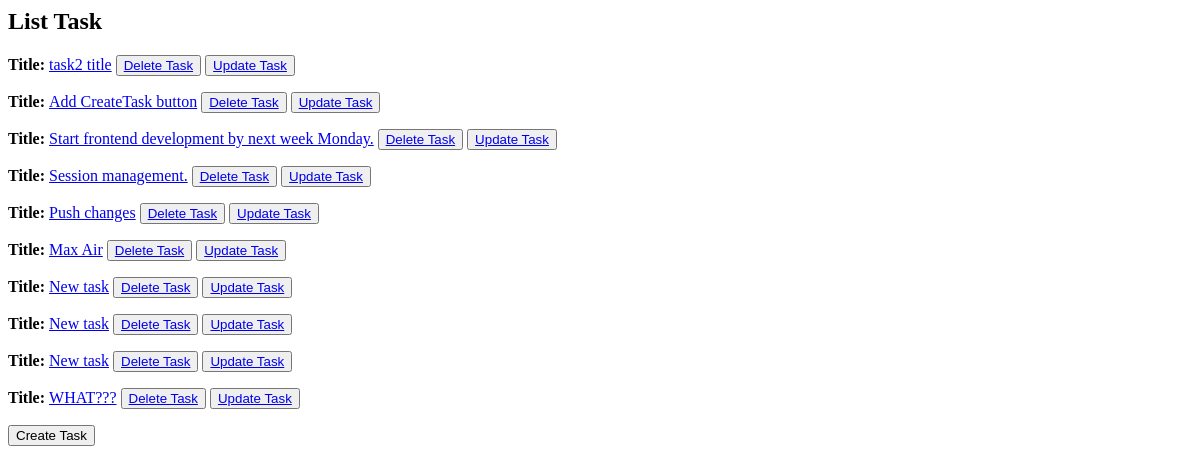
Page /tasks/ (signed in) on the earlier database version.
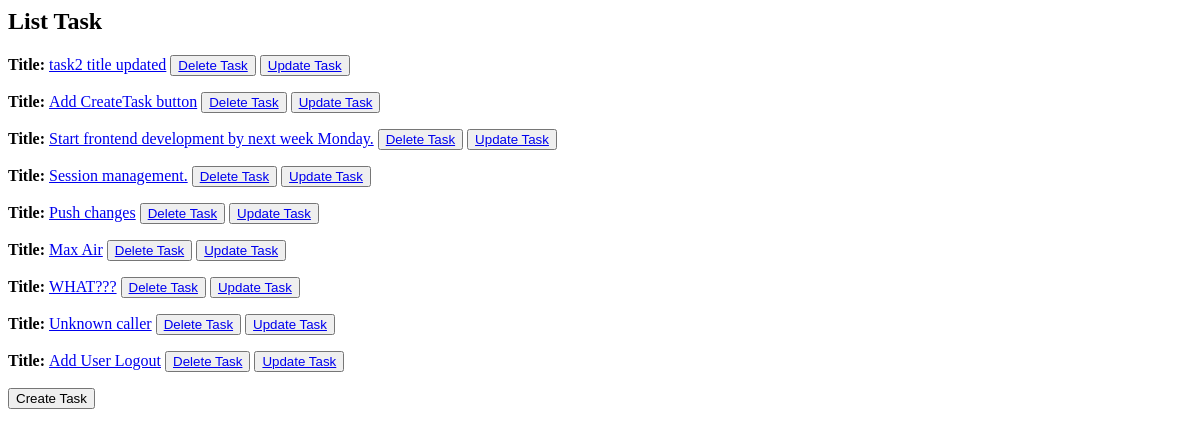
Same page on the later database version.
### tasks/models.py (models this page shows, shortened)
class Task(models.Model):
    PRIORITY_CHOICES = [
        ('LOW', 'Low'),
        ('MEDIUM', 'Medium'),
        ('HIGH', 'High')
    ]
    STATUS_CHOICES = [
        ('TODO', 'To Do'),
        ('IN_PROGRESS', 'In Progress'),
        ('COMPLETED', 'Completed')
    ]
    title = models.CharField(max_length=200)
    description = models.TextField(blank=True)
    created_at = models.DateTimeField(auto_now_add=True)
    updated_at = models.DateTimeField(auto_now=True)
    due_date = models.DateTimeField(null=True, blank=True)
    priority = models.CharField(
            max_length=10,
            choices=PRIORITY_CHOICES,
            default='MEDIUM'
        )
    status = models.CharField(
            max_length=20,
            choices=STATUS_CHOICES,
            default='TODO'
        )
    user = models.ForeignKey(
            settings.AUTH_USER_MODEL,
            on_delete=models.CASCADE,
            related_name='tasks'
        )

### tasks/views.py (the view)
# urls.py: path('', views.list_tasks, name='list-tasks'),
@login_required(login_url="/users/login/")
def list_tasks(request):
     tasks = Task.objects.all()
     return render(request, "tasks/list_tasks.html", { "tasks": tasks })

### tasks/templates/tasks/list_tasks.html (shortened to what this page needs)
{% extends '../base.html' %}
{% block header %}List{% endblock %}
{% block content %}
{% for task in tasks %}
	<p>
	  <span><strong>Title: </strong><a href="{% url 'tasks:task-detail' task.pk %}" >{{ task.title }}</a></span>
	  <button type="submit">
	    <a href="{% url 'tasks:delete-task' task.pk %} ">Delete Task</a>
	  </button>
	  <button type="submit">
	    <a href="{% url 'tasks:update-task' task.pk %} ">Update Task</a>
	  </button>
	</p>
{% endfor %}
<a href="{% url 'tasks:create-task' %}" >
  <button type="text">Create Task</button>
</a>
{% endblock %}

### tasks/templates/base.html (shortened to what this page needs)
<html lang="en">
<head>
</head>
<body>
  <h2>{% block header %}{% endblock %} Task</h2>
  {% block content %}{% endblock %}
</body>
</html>

Differences in the rows shown:
removed Task: title "New task"
removed Task: title "New task"
removed Task: title "New task"
changed Task: title "task2 title" → "task2 title updated"
added Task: title "Unknown caller"
added Task: title "Add User Logout"
